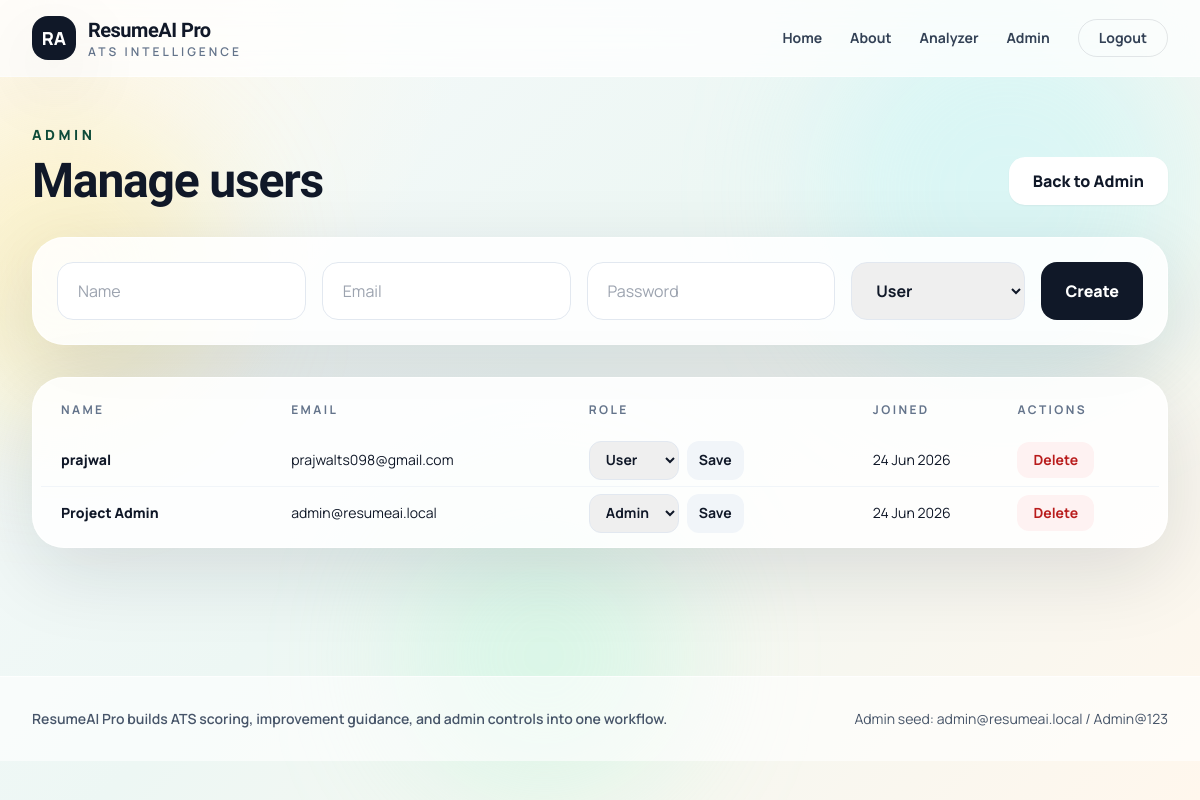
Page /admin/users (signed in) on the committed database.
### models.py (models this page shows)
class User(UserMixin, db.Model):
    __tablename__ = "users"
    id = db.Column(db.Integer, primary_key=True)
    username = db.Column(
        db.String(100),
        nullable=False
    )
    email = db.Column(
        db.String(120),
        unique=True,
        nullable=False
    )
    password = db.Column(
        db.String(255),
        nullable=False
    )
    role = db.Column(
        db.String(20),
        default="user"
    )
    created_at = db.Column(
        db.DateTime,
        default=datetime.utcnow
    )
    profile_image = db.Column(
        db.String(200),
        default="default.png"
    )
    bio = db.Column(
        db.Text,
        default=""
    )
    linkedin = db.Column(
        db.String(200),
        default=""
    )
    github = db.Column(
        db.String(200),
        default=""
    )
    resumes = db.relationship(
        "ResumeAnalysis",
        backref="user",
        lazy=True,
        cascade="all, delete-orphan"
    )

### app.py (the view, shortened to what this page needs)
@app.route("/admin/users", methods=["GET", "POST"])
@admin_required
def admin_users():
    users = User.query.order_by(User.created_at.desc()).all()
    return render_template("admin/users.html", users=users)

### app.py (called while the page is built)
def admin_required(view):
    @wraps(view)
    @login_required
    def wrapped(*args, **kwargs):
        if current_user.role != "admin":
            flash("Admin access required.", "error")
            return redirect(url_for("dashboard"))
        return view(*args, **kwargs)
    return wrapped

@login_manager.user_loader
def load_user(user_id):
    return User.query.get(int(user_id))

@app.context_processor
def inject_stats():
    return {"site_name": "ResumeAI Pro"}

### templates/admin/users.html (shortened to what this page needs)
{% extends "base.html" %}
{% block content %}
<section class="mx-auto max-w-7xl px-5 py-12 lg:px-8">
    <div class="mb-8 flex flex-col gap-4 md:flex-row md:items-end md:justify-between">
        <div>
            <p class="text-sm font-black uppercase tracking-[0.25em] text-pine">Admin</p>
            <h1 class="mt-3 font-display text-5xl font-extrabold tracking-tight">Manage users</h1>
        </div>
        <a href="{{ url_for('admin_dashboard') }}" class="rounded-2xl bg-white px-6 py-3 text-center font-extrabold text-ink shadow-sm">Back to Admin</a>
    </div>
    <form method="POST" class="grid gap-4 rounded-[2rem] border border-white/80 bg-white/85 p-6 shadow-soft lg:grid-cols-[1fr_1fr_1fr_0.7fr_auto]">
        <input name="username" required class="rounded-2xl border border-slate-200 px-5 py-4 outline-none focus:border-pine" placeholder="Name">
        <input name="email" type="email" required class="rounded-2xl border border-slate-200 px-5 py-4 outline-none focus:border-pine" placeholder="Email">
        <input name="password" type="password" minlength="6" required class="rounded-2xl border border-slate-200 px-5 py-4 outline-none focus:border-pine" placeholder="Password">
        <select name="role" class="rounded-2xl border border-slate-200 px-5 py-4 font-bold outline-none focus:border-pine">
            <option value="user">User</option>
        </select>
        <button class="rounded-2xl bg-ink px-6 py-4 font-extrabold text-white hover:bg-pine">Create</button>
    </form>
    <div class="mt-8 overflow-x-auto rounded-[2rem] border border-white/80 bg-white/85 p-2 shadow-soft">
        <table class="w-full min-w-[860px] text-left text-sm">
            <thead class="text-xs uppercase tracking-[0.2em] text-slate-500">
                <tr>
                    <th class="px-5 py-4">Name</th>
                    <th>Email</th>
                    <th>Role</th>
                    <th>Joined</th>
                    <th>Actions</th>
                </tr>
            </thead>
            <tbody class="divide-y divide-slate-100">
                {% for user in users %}
                    <tr>
                        <td class="px-5 py-4 font-black">{{ user.username }}</td>
                        <td>{{ user.email }}</td>
                        <td>
                            <form method="POST" action="{{ url_for('update_user_role', id=user.id) }}" class="flex gap-2">
                                <select name="role" class="rounded-xl border border-slate-200 px-3 py-2 font-bold">
                                    <option value="user" {% if user.role == 'user' %}selected{% endif %}>User</option>
                                    <option value="admin" {% if user.role == 'admin' %}selected{% endif %}>Admin</option>
                                </select>
                                <button class="rounded-xl bg-slate-100 px-3 py-2 font-bold hover:bg-amber-100">Save</button>
                            </form>
                        </td>
                        <td>{{ user.created_at.strftime('%d %b %Y') }}</td>
                        <td>
                            <form method="POST" action="{{ url_for('delete_user', id=user.id) }}">
                                <button class="rounded-xl bg-red-50 px-4 py-2 font-bold text-red-700 hover:bg-red-100">Delete</button>
                            </form>
                        </td>
                    </tr>
                {% endfor %}
            </tbody>
        </table>
    </div>
</section>
{% endblock %}

### rows in the picture
User: username "prajwal", email "prajwalts098@gmail.com", role "User", created_at "24 Jun 2026"
User: username "Project Admin", email "admin@resumeai.local", role "Admin", created_at "24 Jun 2026"

### other values in the picture
{{ site_name }} "ResumeAI Pro"
